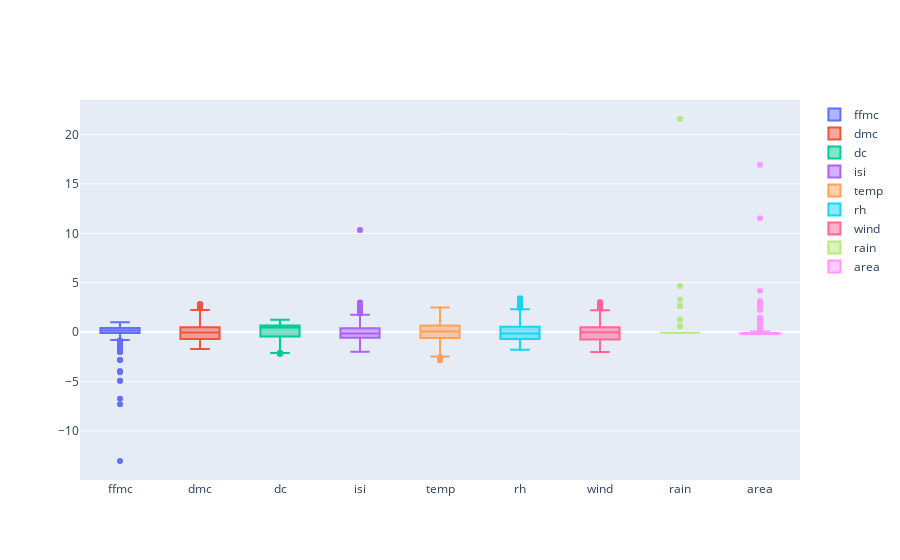

This figure's notebook cell:
### Code cell
lab.scaler_fit(raw)
rawScaled = lab.scale(raw)
lab.eda.boxplot_all(rawScaled)

### Figure 1 — Plotly figure (JSON) as saved in the notebook; plotly's stock layout.template omitted (floating-point values rounded to 4 significant figures; data arrays with more than 128 entries replaced by an {"elided": "..."} marker saying what was removed)
{"data": [{"name": "ffmc", "type": "box", "y": {"elided": "517 float values"}}, {"name": "dmc", "type": "box", "y": {"elided": "517 float values"}}, {"name": "dc", "type": "box", "y": {"elided": "517 float values"}}, {"name": "isi", "type": "box", "y": {"elided": "517 float values"}}, {"name": "temp", "type": "box", "y": {"elided": "517 float values"}}, {"name": "rh", "type": "box", "y": {"elided": "517 float values"}}, {"name": "wind", "type": "box", "y": {"elided": "517 float values"}}, {"name": "rain", "type": "box", "y": {"elided": "517 float values"}}, {"name": "area", "type": "box", "y": {"elided": "517 float values"}}], "layout": {}}
